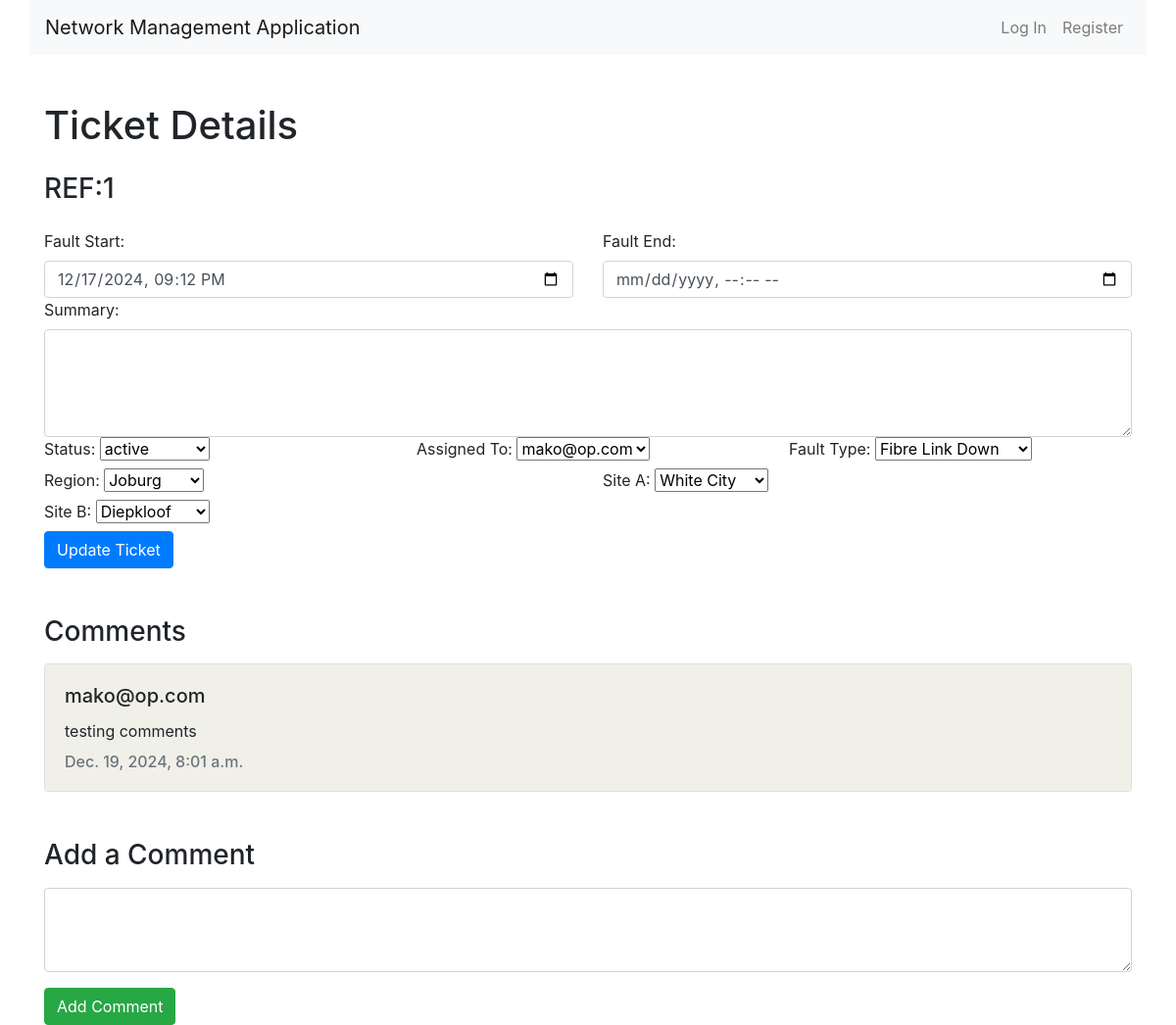
Page /tickets/1/details/ on the committed database.
### nms/models.py (models this page shows, shortened)
class Ticket(models.Model):
    fault_start = models.CharField(max_length=255, null=True, blank=True)
    fault_end = models.CharField(max_length=255, null=True, blank=True)
    summary = models.TextField(null=True, blank=True)
    status = models.ForeignKey('TicketStatus', on_delete=models.CASCADE, related_name='tickets', default=1)
    created_at = models.DateTimeField(auto_now_add=True)
    assigned_to = models.ForeignKey(User, on_delete=models.CASCADE, related_name='tickets', null=True, blank=True)
    fault_type = models.ForeignKey(FaultType, on_delete=models.CASCADE, related_name='tickets', null=True, blank=True)
    region = models.ForeignKey(Region, on_delete=models.CASCADE, related_name='tickets', null=True, blank=True)
    site_A = models.ForeignKey(Site, on_delete=models.CASCADE, related_name='site_A_tickets', null=True, blank=True)
    site_B = models.ForeignKey(Site, on_delete=models.CASCADE, related_name='site_B_tickets', null=True, blank=True)

class TicketStatus(models.Model):
    name = models.CharField(max_length=50, unique=True)

class User(AbstractUser):
    pass

class FaultType(models.Model):
    name = models.CharField(max_length=100, unique=True)

class Region(models.Model):
    name = models.CharField(max_length=100, unique=True)

class Site(models.Model):
    name = models.CharField(max_length=100, unique=True)
    region = models.ForeignKey(Region, on_delete=models.CASCADE, related_name='sites')

class Comment(models.Model):
    ticket = models.ForeignKey(Ticket, on_delete=models.CASCADE, related_name='comments')
    user = models.ForeignKey(User, on_delete=models.CASCADE)
    content = models.TextField()
    created_date = models.DateTimeField(auto_now_add=True)

### nms/views.py (the view)
# urls.py: path('tickets/<int:ticket_id>/details/', views.view_ticket, name='view_ticket'),
def view_ticket(request, ticket_id):
    ticket = get_object_or_404(Ticket, id=ticket_id)
    comments = ticket.comments.select_related('user').order_by('-created_date')
    statuses = TicketStatus.objects.all()
    fault_types = FaultType.objects.all()
    regions = Region.objects.all()
    sites = Site.objects.all()
    users = User.objects.all()
    return render(request, 'nms/view_ticket.html', {
        'ticket': ticket,
        'statuses': statuses,
        'fault_types': fault_types,
        'regions': regions,
        'sites': sites,
        'users': users,
        'comments': comments
    })

### nms/templates/nms/view_ticket.html (shortened to what this page needs)
{% extends "nms/layout.html" %}
{% block body %}
<div class="container mt-5">
    <h1 class="mb-4">Ticket Details</h1>
    <h3 class="mb-4">REF:{{ ticket.id }}</h3>
    <form id="edit-ticket-form" class="row g-3" action="{% url 'update_ticket' ticket.id %}">
        <div class="col-md-6">
            <label for="fault_start" class="form-label">Fault Start:</label>
            <input type="datetime-local" class="form-control" id="fault_start" name="fault_start" value="{{ ticket.fault_start }}">
        </div>
        <div class="col-md-6">
            <label for="fault_end" class="form-label">Fault End:</label>
            <input type="datetime-local" class="form-control" id="fault_end" name="fault_end" value="{{ ticket.fault_end }}">
        </div>
        <div class="col-12">
            <label for="summary" class="form-label">Summary:</label>
            <textarea class="form-control" id="summary" name="summary" rows="4">{{ ticket.summary }}</textarea>
        </div>
        <div class="col-md-4">
            <label for="status" class="form-label">Status:</label>
            <select class="form-select" id="status" name="status">
                {% for status in statuses %}
                <option value="{{ status.id }}" {% if ticket.status.id == status.id %}selected{% endif %}>
                    {{ status.name }}
                </option>
                {% endfor %}
            </select>
        </div>
        <div class="col-md-4">
            <label for="assigned_to" class="form-label">Assigned To:</label>
            <select class="form-select" id="assigned_to" name="assigned_to">
                {% for user in users %}
                <option value="{{ user.id }}" {% if ticket.assigned_to.id == user.id %}selected{% endif %}>
                    {{ user.username }}
                </option>
                {% endfor %}
            </select>
        </div>
        <div class="col-md-4">
            <label for="fault_type" class="form-label">Fault Type:</label>
            <select class="form-select" id="fault_type" name="fault_type">
                {% for fault_type in fault_types %}
                <option value="{{ fault_type.id }}" {% if ticket.fault_type.id == fault_type.id %}selected{% endif %}>
                    {{ fault_type.name }}
                </option>
                {% endfor %}
            </select>
        </div>
        <div class="col-md-6">
            <label for="region" class="form-label">Region:</label>
            <select class="form-select" id="region" name="region">
                {% for region in regions %}
                <option value="{{ region.id }}" {% if ticket.region.id == region.id %}selected{% endif %}>
                    {{ region.name }}
                </option>
                {% endfor %}
            </select>
        </div>
        <div class="col-md-6">
            <label for="site_A" class="form-label">Site A:</label>
            <select class="form-select" id="site_A" name="site_A">
                {% for site in sites %}
                <option value="{{ site.id }}" {% if ticket.site_A.id == site.id %}selected{% endif %}>
                    {{ site.name }}
                </option>
                {% endfor %}
            </select>
        </div>
        <div class="col-md-6">
            <label for="site_B" class="form-label">Site B:</label>
            <select class="form-select" id="site_B" name="site_B">
                {% for site in sites %}
                <option value="{{ site.id }}" {% if ticket.site_B.id == site.id %}selected{% endif %}>
                    {{ site.name }}
                </option>
                {% endfor %}
            </select>
        </div>
        <div class="col-12">
            <button type="button" class="btn btn-primary" id="update-ticket">Update Ticket</button>
        </div>
    </form>
    <h3 class="mt-5">Comments</h3>
    <div id="comments-section" class="mt-3">
        {% for comment in comments %}
        <div class="card mb-3">
            <div class="card-body comment">
                <h5 class="card-title">{{ comment.user.username }}</h5>
                <p class="card-text mt-2">{{ comment.content }}</p>
                <h6 class="card-subtitle text-muted">{{ comment.created_date }}</h6>
            </div>
        </div>
        {% empty %}
        <p>No comments yet.</p>
        {% endfor %}
    </div>
    <h3 class="mt-5">Add a Comment</h3>
    <form method="POST" action="{% url 'add_comment' ticket.id %}" class="mt-3">
        <textarea class="form-control mb-3" name="content" rows="3" required></textarea>
        <button type="submit" class="btn btn-success">Add Comment</button>
    </form>
</div>
{% endblock %}

### nms/static/nms/styles.css (style rules this page uses)
.comment { background-color: rgb(240, 240, 233); }

### rows in the picture
Ticket: id "1", fault_start "12/17/2024 21:12", status "active", assigned_to "mako@op.com", fault_type "Fibre Link Down", region "Joburg", site_A "White City", site_B "Diepkloof"
Comment: user.username "mako@op.com", content "testing comments", created_date "Dec. 19, 2024, 8:01 a.m."
